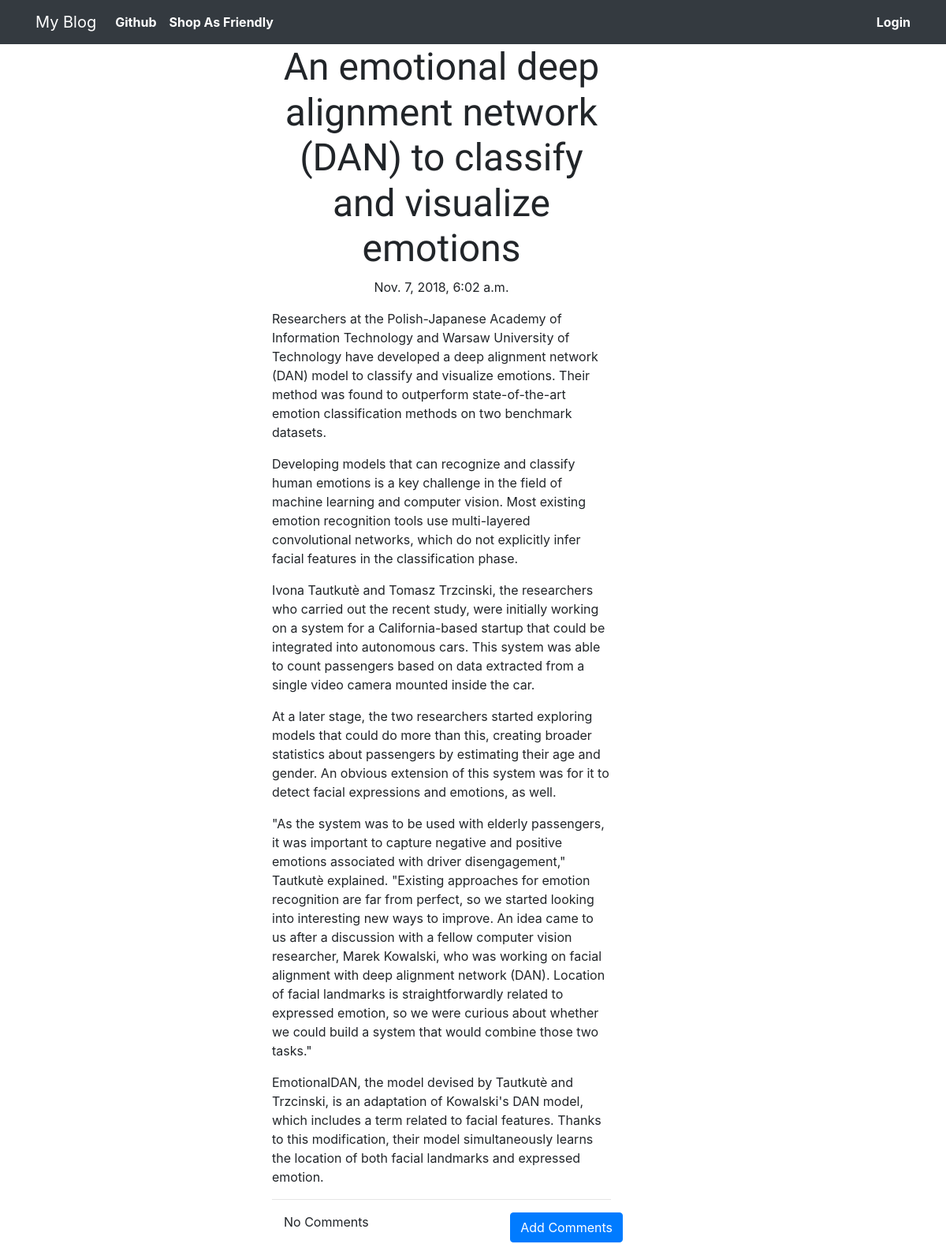
The app's page /post/4 with its own data.
### blog/models.py (models this page shows, shortened)
class Post(models.Model):
	author = models.ForeignKey('auth.User',on_delete=models.CASCADE)
	title = models.CharField(max_length=5000)
	text = models.TextField()
	created_date = models.DateTimeField(default=timezone.now)
	published_date = models.DateTimeField(blank=True,null=True)

### blog/views.py (the view)
# urls.py: path('post/<int:pk>', views.PostDetailView.as_view(), name='post_detail'),
class PostDetailView(DetailView):
	model = Post

### blog/templates/blog/post_detail.html (shortened to what this page needs)
{% extends "blog/base.html" %}
{% block content %}
<div class="my_post">
	<h1 class="posttitle loader">{{ post.title }}</h1>
	{% if post.published_date %}
		<div class="date postdate">
			{{ post.published_date }}
		</div>
	{% else %}
		<a class="btn btn-default" href="{% url 'post_publish' pk=post.pk %}">Publish</a>
	{% endif %}
	<p class="postcontent">{{ post.text|safe|linebreaksbr }}</p>
    <hr>
    <a class="btn btn-primary btn-comment" href="{% url 'add_comment_to_post' pk=post.pk %}">Add Comments</a>
    <div class="container">
    	{% for comment in post.comments.all %}
    	<br>
    	    {% if user.is_authenticated or comment.approved_comment %}
    	    	{{ comment.created_date }}
    	    	{% if not comment.approved_comment %}
    	    		<a class="btn btn-danger" href="{% url 'comment_remove' pk=comment.pk %}">Remove</a>
					<a class="btn btn-primary" href="{% url 'comment_approve' pk=post.pk %}">Okk</a>
    	    	{% endif %}
    	    	<p>{{ comment.text|safe|linebreaks }}</p>
    	    	<p>Posted By : {{ comment.author }}</p>
    	    {% endif %}
    	    {% empty %}
    	    <p>No Comments</p>
    	{% endfor %}
    </div>
</div>
{% endblock %}

### blog/static/css/blog.css (style rules this page uses)
.postdate { text-align: center; }
.posttitle { font-family: 'Spicy Rice', cursive; font-size: 3em; text-align: center; }
.postcontent { font-family: 'PT Sans', sans-serif; font-size: 1.5em; }
.btn-comment { position: absolute; right: 0px; }
.my_post { margin-left: 300px; }
.loader { filter:hue-rotate(0deg); color:linear-gradient(45deg,#0f8,#08f); animation:hue 10000ms infinite linear; }

### records on screen
Post: title "An emotional deep alignment network (DAN) to classify and visualize emotions", published_date "Nov. 7, 2018, 6:02 a.m.", text "Researchers at the Polish-Japanese Academy of Information Technology and Warsaw University of Technology have developed a deep alignment network (DAN) model to classify and visualize emotions. Their method was found to outperform state-of-the-art emotion classification methods on two benchmark datasets. Developing models that can recognize and classify human emotions is a key challenge in the field of machine learning and computer vision. Most existing emotion recognition tools use multi-layered convolutional networks, which do not explicitly infer facial features in the classification phase. Ivona Tautkutè and Tomasz Trzcinski, the researchers who carried out the recent study, were…"
